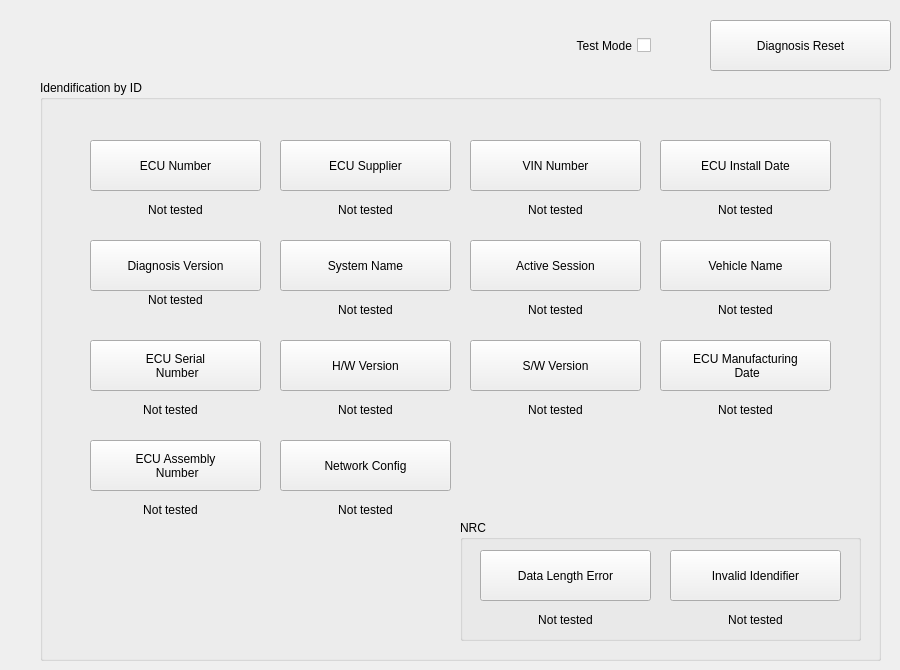
    <widget class="QWidget" name="diagnosis_did">
     <attribute name="title">
      <string>Diagnosis - DID</string>
     </attribute>
     <widget class="QPushButton" name="btn_diag_reset_did">
      <property name="geometry">
       <rect>
        <x>710</x>
        <y>20</y>
        <width>181</width>
        <height>51</height>
       </rect>
      </property>
      <property name="text">
       <string>Diagnosis Reset</string>
      </property>
     </widget>
     <widget class="QGroupBox" name="did_box">
      <property name="geometry">
       <rect>
        <x>40</x>
        <y>80</y>
        <width>841</width>
        <height>581</height>
       </rect>
      </property>
      <property name="title">
       <string>Idendification by ID</string>
      </property>
      <widget class="QGroupBox" name="did_nrc_box">
       <property name="geometry">
        <rect>
         <x>420</x>
         <y>440</y>
         <width>401</width>
         <height>121</height>
        </rect>
       </property>
       <property name="title">
        <string>NRC</string>
       </property>
       <widget class="QPushButton" name="btn_id_nrc_13">
        <property name="geometry">
         <rect>
          <x>20</x>
          <y>30</y>
          <width>171</width>
          <height>51</height>
         </rect>
        </property>
        <property name="text">
         <string>Data Length Error</string>
        </property>
       </widget>
       <widget class="QLabel" name="label_id_nrc_13">
        <property name="geometry">
         <rect>
          <x>20</x>
          <y>90</y>
          <width>171</width>
          <height>20</height>
         </rect>
        </property>
        <property name="text">
         <string>Not tested</string>
        </property>
        <property name="alignment">
         <set>Qt::AlignCenter</set>
        </property>
       </widget>
       <widget class="QLabel" name="label_id_nrc_31">
        <property name="geometry">
         <rect>
          <x>210</x>
          <y>90</y>
          <width>171</width>
          <height>20</height>
         </rect>
        </property>
        <property name="text">
         <string>Not tested</string>
        </property>
        <property name="alignment">
         <set>Qt::AlignCenter</set>
        </property>
       </widget>
       <widget class="QPushButton" name="btn_id_nrc_31">
        <property name="geometry">
         <rect>
          <x>210</x>
          <y>30</y>
          <width>171</width>
          <height>51</height>
         </rect>
        </property>
        <property name="text">
         <string>Invalid Idendifier</string>
        </property>
       </widget>
      </widget>
      <widget class="QLabel" name="label_id_ecu_num">
       <property name="geometry">
        <rect>
         <x>50</x>
         <y>120</y>
         <width>171</width>
         <height>20</height>
        </rect>
       </property>
       <property name="text">
        <string>Not tested</string>
       </property>
       <property name="alignment">
        <set>Qt::AlignCenter</set>
       </property>
      </widget>
      <widget class="QPushButton" name="btn_id_ecu_num">
       <property name="geometry">
        <rect>
         <x>50</x>
         <y>60</y>
         <width>171</width>
         <height>51</height>
        </rect>
       </property>
       <property name="text">
        <string>ECU Number</string>
       </property>
      </widget>
      <widget class="QPushButton" name="btn_id_ecu_supp">
       <property name="geometry">
        <rect>
         <x>240</x>
         <y>60</y>
         <width>171</width>
         <height>51</height>
        </rect>
       </property>
       <property name="text">
        <string>ECU Supplier</string>
       </property>
      </widget>
      <widget class="QLabel" name="label_id_ecu_supp">
       <property name="geometry">
        <rect>
         <x>240</x>
         <y>120</y>
         <width>171</width>
         <height>20</height>
        </rect>
       </property>
       <property name="text">
        <string>Not tested</string>
       </property>
       <property name="alignment">
        <set>Qt::AlignCenter</set>
       </property>
      </widget>
      <widget class="QPushButton" name="btn_id_vin">
       <property name="geometry">
        <rect>
         <x>430</x>
         <y>60</y>
         <width>171</width>
         <height>51</height>
        </rect>
       </property>
       <property name="text">
        <string>VIN Number</string>
       </property>
      </widget>
      <widget class="QLabel" name="label_id_vin">
       <property name="geometry">
        <rect>
         <x>430</x>
         <y>120</y>
         <width>171</width>
         <height>20</height>
        </rect>
       </property>
       <property name="text">
        <string>Not tested</string>
       </property>
       <property name="alignment">
        <set>Qt::AlignCenter</set>
       </property>
      </widget>
      <widget class="QLabel" name="label_id_install_date">
       <property name="geometry">
        <rect>
         <x>620</x>
         <y>120</y>
         <width>171</width>
         <height>20</height>
        </rect>
       </property>
       <property name="text">
        <string>Not tested</string>
       </property>
       <property name="alignment">
        <set>Qt::AlignCenter</set>
       </property>
      </widget>
      <widget class="QPushButton" name="btn_id_install_date">
       <property name="geometry">
        <rect>
         <x>620</x>
         <y>60</y>
         <width>171</width>
         <height>51</height>
        </rect>
       </property>
       <property name="text">
        <string>ECU Install Date</string>
       </property>
      </widget>
      <widget class="QPushButton" name="btn_id_sys_name">
       <property name="geometry">
        <rect>
         <x>240</x>
         <y>160</y>
         <width>171</width>
         <height>51</height>
        </rect>
       </property>
       <property name="text">
        <string>System Name</string>
       </property>
      </widget>
      <widget class="QPushButton" name="btn_id_diag_ver">
       <property name="geometry">
        <rect>
         <x>50</x>
         <y>160</y>
         <width>171</width>
         <height>51</height>
        </rect>
       </property>
       <property name="text">
        <string>Diagnosis Version</string>
       </property>
      </widget>
      <widget class="QPushButton" name="btn_id_veh_name">
       <property name="geometry">
        <rect>
         <x>620</x>
         <y>160</y>
         <width>171</width>
         <height>51</height>
        </rect>
       </property>
       <property name="text">
        <string>Vehicle Name</string>
       </property>
      </widget>
      <widget class="QPushButton" name="btn_id_active_sess">
       <property name="geometry">
        <rect>
         <x>430</x>
         <y>160</y>
         <width>171</width>
         <height>51</height>
        </rect>
       </property>
       <property name="text">
        <string>Active Session</string>
       </property>
      </widget>
      <widget class="QLabel" name="label_id_active_sess">
       <property name="geometry">
        <rect>
         <x>430</x>
         <y>220</y>
         <width>171</width>
         <height>20</height>
        </rect>
       </property>
       <property name="text">
        <string>Not tested</string>
       </property>
       <property name="alignment">
        <set>Qt::AlignCenter</set>
       </property>
      </widget>
      <widget class="QLabel" name="label_id_diag_ver">
       <property name="geometry">
        <rect>
         <x>50</x>
         <y>210</y>
         <width>171</width>
         <height>20</height>
        </rect>
       </property>
       <property name="text">
        <string>Not tested</string>
       </property>
       <property name="alignment">
        <set>Qt::AlignCenter</set>
       </property>
      </widget>
      <widget class="QLabel" name="label_id_sys_name">
       <property name="geometry">
        <rect>
         <x>240</x>
         <y>220</y>
         <width>171</width>
         <height>20</height>
        </rect>
       </property>
       <property name="text">
        <string>Not tested</string>
       </property>
       <property name="alignment">
        <set>Qt::AlignCenter</set>
       </property>
      </widget>
      <widget class="QLabel" name="label_id_veh_name">
       <property name="geometry">
        <rect>
         <x>620</x>
         <y>220</y>
         <width>171</width>
         <height>20</height>
        </rect>
       </property>
       <property name="text">
        <string>Not tested</string>
       </property>
       <property name="alignment">
        <set>Qt::AlignCenter</set>
       </property>
      </widget>
      <widget class="QPushButton" name="btn_id_ecu_manu_date">
       <property name="geometry">
        <rect>
         <x>620</x>
         <y>260</y>
         <width>171</width>
         <height>51</height>
        </rect>
       </property>
       <property name="text">
        <string>ECU Manufacturing 
 Date</string>
       </property>
      </widget>
      <widget class="QLabel" name="label_id_ecu_manu_date">
       <property name="geometry">
        <rect>
         <x>620</x>
         <y>320</y>
         <width>171</width>
         <height>20</height>
        </rect>
       </property>
       <property name="text">
        <string>Not tested</string>
       </property>
       <property name="alignment">
        <set>Qt::AlignCenter</set>
       </property>
      </widget>
      <widget class="QPushButton" name="btn_id_ecu_serial">
       <property name="geometry">
        <rect>
         <x>50</x>
         <y>260</y>
         <width>171</width>
         <height>51</height>
        </rect>
       </property>
       <property name="text">
        <string>ECU Serial 
 Number</string>
       </property>
      </widget>
      <widget class="QLabel" name="label_id_sw_ver">
       <property name="geometry">
        <rect>
         <x>430</x>
         <y>320</y>
         <width>171</width>
         <height>20</height>
        </rect>
       </property>
       <property name="text">
        <string>Not tested</string>
       </property>
       <property name="alignment">
        <set>Qt::AlignCenter</set>
       </property>
      </widget>
      <widget class="QPushButton" name="btn_id_sw_ver">
       <property name="geometry">
        <rect>
         <x>430</x>
         <y>260</y>
         <width>171</width>
         <height>51</height>
        </rect>
       </property>
       <property name="text">
        <string>S/W Version</string>
       </property>
      </widget>
      <widget class="QPushButton" name="btn_id_hw_ver">
       <property name="geometry">
        <rect>
         <x>240</x>
         <y>260</y>
         <width>171</width>
         <height>51</height>
        </rect>
       </property>
       <property name="text">
        <string>H/W Version</string>
       </property>
      </widget>
      <widget class="QLabel" name="label_id_ecu_serial">
       <property name="geometry">
        <rect>
         <x>50</x>
         <y>320</y>
         <width>161</width>
         <height>20</height>
        </rect>
       </property>
       <property name="text">
        <string>Not tested</string>
       </property>
       <property name="alignment">
        <set>Qt::AlignCenter</set>
       </property>
      </widget>
      <widget class="QLabel" name="label_id_hw_ver">
       <property name="geometry">
        <rect>
         <x>240</x>
         <y>320</y>
         <width>171</width>
         <height>20</height>
        </rect>
       </property>
       <property name="text">
        <string>Not tested</string>
       </property>
       <property name="alignment">
        <set>Qt::AlignCenter</set>
       </property>
      </widget>
      <widget class="QPushButton" name="btn_id_assy_num">
       <property name="geometry">
        <rect>
         <x>50</x>
         <y>360</y>
         <width>171</width>
         <height>51</height>
        </rect>
       </property>
       <property name="text">
        <string>ECU Assembly 
 Number</string>
       </property>
      </widget>
      <widget class="QLabel" name="label_id_assy_num">
       <property name="geometry">
        <rect>
         <x>50</x>
         <y>420</y>
         <width>161</width>
         <height>20</height>
        </rect>
       </property>
       <property name="text">
        <string>Not tested</string>
       </property>
       <property name="alignment">
        <set>Qt::AlignCenter</set>
       </property>
      </widget>
      <widget class="QLabel" name="label_id_net_config">
       <property name="geometry">
        <rect>
         <x>240</x>
         <y>420</y>
         <width>171</width>
         <height>20</height>
        </rect>
       </property>
       <property name="text">
        <string>Not tested</string>
       </property>
       <property name="alignment">
        <set>Qt::AlignCenter</set>
       </property>
      </widget>
      <widget class="QPushButton" name="btn_id_net_config">
       <property name="geometry">
        <rect>
         <x>240</x>
         <y>360</y>
         <width>171</width>
         <height>51</height>
        </rect>
       </property>
       <property name="text">
        <string>Network Config</string>
       </property>
      </widget>
     </widget>
     <widget class="QCheckBox" name="chkbox_diag_test_mode_did">
      <property name="geometry">
       <rect>
        <x>510</x>
        <y>30</y>
        <width>141</width>
        <height>31</height>
       </rect>
      </property>
      <property name="layoutDirection">
       <enum>Qt::RightToLeft</enum>
      </property>
      <property name="text">
       <string>Test Mode</string>
      </property>
     </widget>
    </widget>
